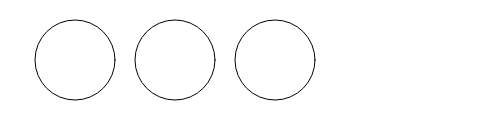
Frame 1 (no input)
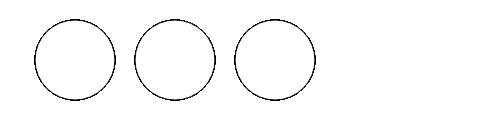
Frame 60 (no input)
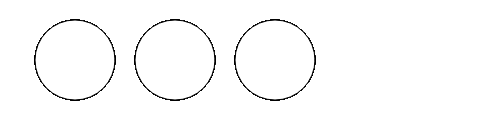
Frame 120 (the mouse pressed at the canvas centre since frame 60)

The p5.js sketch that drew these frames (run headless with seeded random() and noise() and a simulated clock; from frame 60 on, the mouse is pressed at the canvas centre):

// p5.js sketch
// ── sketch.js
// Getting Started with p5.js
// Lauren McCarthy, Casey Reas, Ben Fry

// Example 2-2: variables

var y = 60; // 100
var d = 80; // 130

function setup() {
  createCanvas(480, 120);
}

function draw() {
  ellipse(75, y, d, d);   // left
  ellipse(175, y, d, d);  // middle
  ellipse(275, y, d, d);  // right
}
